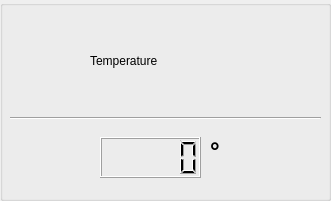
     <widget class="QGroupBox" name="groupBox_7">
      <property name="geometry">
       <rect>
        <x>890</x>
        <y>460</y>
        <width>331</width>
        <height>201</height>
       </rect>
      </property>
      <property name="title">
       <string/>
      </property>
      <widget class="QLabel" name="pitch_roll_graph_label_2">
       <property name="geometry">
        <rect>
         <x>20</x>
         <y>40</y>
         <width>51</width>
         <height>51</height>
        </rect>
       </property>
       <property name="text">
        <string/>
       </property>
       <property name="pixmap">
        <pixmap>temp_sensor.png</pixmap>
       </property>
       <property name="scaledContents">
        <bool>true</bool>
       </property>
      </widget>
      <widget class="QLabel" name="temp_sensor_text">
       <property name="geometry">
        <rect>
         <x>90</x>
         <y>40</y>
         <width>171</width>
         <height>41</height>
        </rect>
       </property>
       <property name="styleSheet">
        <string notr="true"/>
       </property>
       <property name="text">
        <string>Temperature</string>
       </property>
      </widget>
      <widget class="QLCDNumber" name="tem1">
       <property name="geometry">
        <rect>
         <x>100</x>
         <y>137</y>
         <width>101</width>
         <height>41</height>
        </rect>
       </property>
       <property name="digitCount">
        <number>5</number>
       </property>
       <property name="value" stdset="0">
        <double>0.000000000000000</double>
       </property>
       <property name="intValue" stdset="0">
        <number>0</number>
       </property>
      </widget>
      <widget class="QLabel" name="sensor_verileri_title_32">
       <property name="geometry">
        <rect>
         <x>210</x>
         <y>130</y>
         <width>171</width>
         <height>41</height>
        </rect>
       </property>
       <property name="styleSheet">
        <string notr="true">QLabel
{
	font-family: Arial;
	font-style: normal;
	font-size: 18pt;
	font-weight: bold;
}</string>
       </property>
       <property name="text">
        <string>°</string>
       </property>
      </widget>
      <widget class="Line" name="line_5">
       <property name="geometry">
        <rect>
         <x>10</x>
         <y>110</y>
         <width>311</width>
         <height>16</height>
        </rect>
       </property>
       <property name="orientation">
        <enum>Qt::Horizontal</enum>
       </property>
      </widget>
     </widget>
